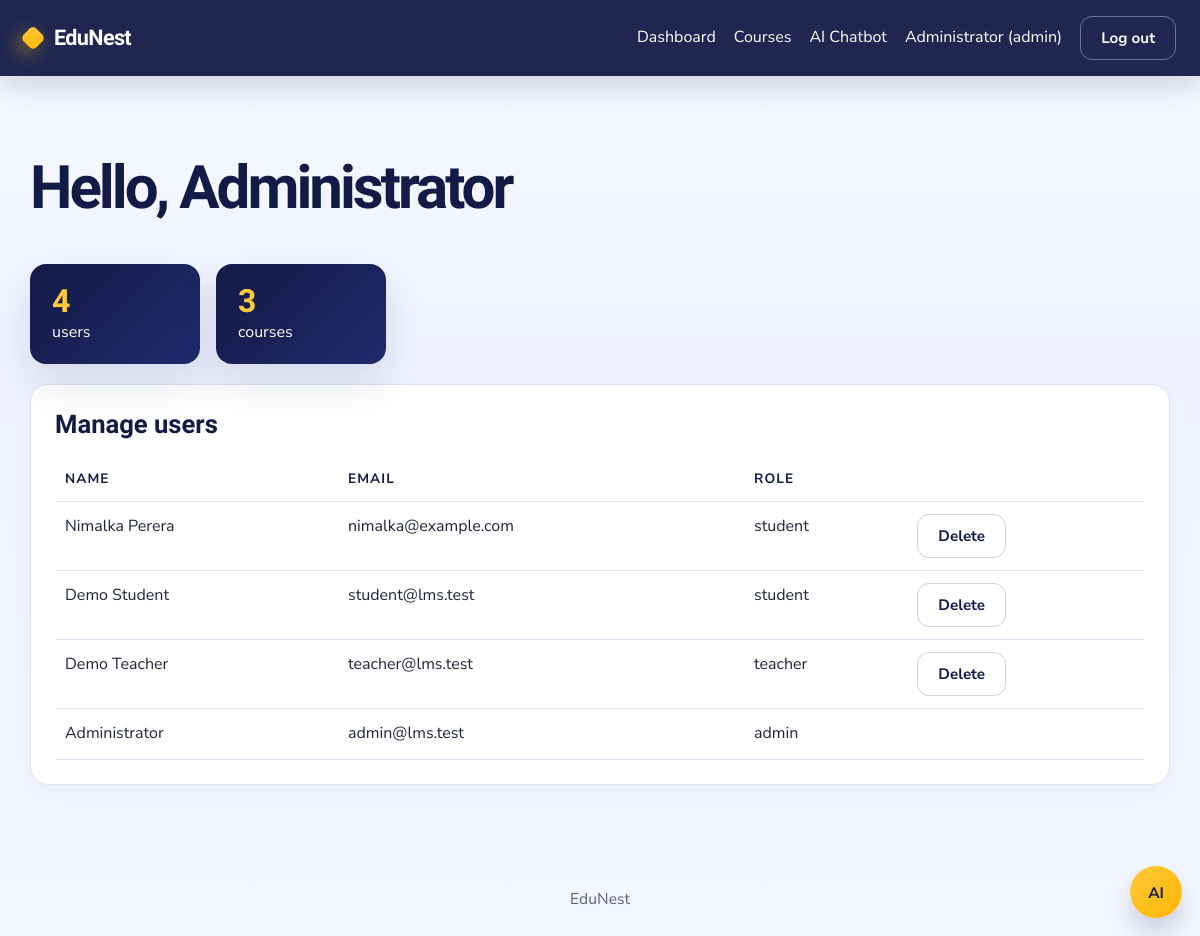
/dashboard.php (signed in), run on the app's committed database.
### tables this page shows
CREATE TABLE IF NOT EXISTS users(id INT AUTO_INCREMENT PRIMARY KEY,name VARCHAR(100) NOT NULL,email VARCHAR(120) NOT NULL UNIQUE,password VARCHAR(255) NOT NULL,role ENUM('admin','teacher','student') NOT NULL DEFAULT 'student',created_at TIMESTAMP DEFAULT CURRENT_TIMESTAMP);

### config.php (called while the page is built, shortened)
<?php
$pdo=new PDO('mysql:host=localhost;dbname=lms;charset=utf8mb4','lmsuser','lmspass',[PDO::ATTR_ERRMODE=>PDO::ERRMODE_EXCEPTION,PDO::ATTR_DEFAULT_FETCH_MODE=>PDO::FETCH_ASSOC]);
function e($s){return htmlspecialchars((string)$s,ENT_QUOTES,'UTF-8');}
function me(){return $_SESSION['u']??null;}
function q($sql,$p=[]){global $pdo;$s=$pdo->prepare($sql);$s->execute($p);return $s;}

### dashboard.php (the view, shortened to what this page needs)
<?php require 'config.php';$u=need();
$title='Dashboard';include 'header.php';echo '<h1>Hello, '.e($u['name']).'</h1>';
if($u['role']==='admin'):$us=q('SELECT * FROM users ORDER BY id DESC')->fetchAll();?>
<div class="stats"><div><b><?=count($us)?></b>users</div><div><b><?=q('SELECT COUNT(*) c FROM courses')->fetch()['c']?></b>courses</div></div>
<div class="card"><h2>Manage users</h2><table><tr><th>Name</th><th>Email</th><th>Role</th><th></th></tr>
<?php foreach($us as $r):?><tr><td><?=e($r['name'])?></td><td><?=e($r['email'])?></td><td><?=e($r['role'])?></td><td><?php if($r['role']!=='admin'):?><form method="post" onsubmit="return confirm('Delete this user?')"><?=f()?><button class="btn ghost" name="del" value="<?=$r['id']?>">Delete</button></form><?php endif;?></td></tr><?php endforeach;?></table></div>
<?php endif;include 'footer.php';

### header.php (shortened to what this page needs)
<?php $u=me();?><!doctype html><html lang="en"><head><meta charset="utf-8"><meta name="viewport" content="width=device-width,initial-scale=1">
<link rel="stylesheet" href="assets/style.css"></head><body>
<header class="top"><a class="brand" href="index.php"><span class="mark"></span>EduNest</a>
<nav><?php if($u):?><a href="dashboard.php">Dashboard</a><a href="courses.php">Courses</a><a href="chatbot.php">AI Chatbot</a><span class="who"><?=e($u['name'])?> (<?=e($u['role'])?>)</span><a class="btn ghost" href="logout.php">Log out</a>
<?php else:?><a href="login.php">Log in</a><a class="btn" href="register.php">Create account</a><?php endif;?></nav></header><main>

### footer.php (shortened to what this page needs)
</main>
<div class="floating-chatbot" id="floatingChatbot" aria-live="polite">
    <button type="button" class="chatbot-toggle" id="chatbotToggle" aria-label="Open AI assistant">AI</button>
</div>
<footer>EduNest</footer></body></html>

### assets/style.css (style rules this page uses)
:root { --navy:#121a46;--navy-2:#1e2a6b;--ink:#20263a;--gold:#ffc93c;--gold-2:#ffb703;--bg:#f4f7ff;--bg-2:#edf2ff;--card:#ffffff;--line:#dde4f3;--ok:#228b5a;--err:#d94747;--shadow:0 18px 40px rgba(18,26,70,.12);--blue:#2a6df6;--soft:#f7f9ff }
* { box-sizing:border-box }
body { margin:0;font:16px/1.6 'Nunito Sans',sans-serif;color:var(--ink);background:linear-gradient(180deg,#f9fbff 0%,#eef3ff 38%,#f4f7ff 100%) }
h1,h2,h3,.brand { font-family:Sora,sans-serif;color:var(--navy);line-height:1.2 }
h1 { font-size:clamp(2.5rem,5vw,4rem);letter-spacing:-.05em }
h2 { font-size:clamp(1.6rem,2vw,2.2rem) }
a { color:var(--navy);text-decoration:none }
main { max-width:1180px;margin:0 auto;padding:36px 20px 52px;min-height:80vh }
.top { position:sticky;top:0;z-index:10;display:flex;justify-content:space-between;align-items:center;padding:16px 24px;background:rgba(18,26,70,.94);backdrop-filter:blur(10px);box-shadow:0 10px 30px rgba(18,26,70,.18);flex-wrap:wrap;gap:12px }
.top nav { display:flex;align-items:center;gap:18px;flex-wrap:wrap }
.top a,.who { color:#fff;text-decoration:none }
.brand { font-size:1.35rem;margin:0!important;display:flex;align-items:center;gap:12px;font-weight:700;letter-spacing:-.03em }
.mark { width:18px;height:18px;background:linear-gradient(135deg,var(--gold),var(--gold-2));border-radius:5px;transform:rotate(45deg);display:inline-block;box-shadow:0 8px 18px rgba(255,185,0,.45) }
.btn { display:inline-flex;align-items:center;justify-content:center;background:linear-gradient(135deg,var(--gold),var(--gold-2));color:var(--navy)!important;border:0;padding:11px 20px;border-radius:12px;font:700 .95rem 'Nunito Sans';cursor:pointer;text-decoration:none;box-shadow:0 12px 22px rgba(255,185,0,.28);transition:transform .2s ease, box-shadow .2s ease }
.btn.ghost { background:transparent;border:1px solid rgba(255,255,255,.35);color:#fff!important;box-shadow:none }
.card .btn.ghost { color:var(--navy)!important;border-color:rgba(18,26,70,.2) }
.card { background:var(--card);border:1px solid var(--line);border-radius:18px;padding:24px;margin:0 0 20px;box-shadow:0 10px 26px rgba(18,26,70,.04) }
.card h2,.card h3 { margin-top:0;margin-bottom:16px }
.stats { display:flex;gap:16px;margin:0 0 20px;flex-wrap:wrap }
.stats div { background:linear-gradient(135deg,var(--navy),var(--navy-2));color:#fff;padding:18px 22px;border-radius:16px;min-width:170px;box-shadow:var(--shadow) }
.stats b { display:block;font:700 2rem Sora;color:var(--gold) }
table { width:100%;border-collapse:collapse;background:transparent }
th,td { text-align:left;padding:12px 10px;border-bottom:1px solid var(--line);vertical-align:top }
th { color:var(--navy);font-size:.85rem;text-transform:uppercase;letter-spacing:.08em }
.floating-chatbot { position:fixed;right:18px;bottom:18px;z-index:50 }
.chatbot-toggle { width:52px;height:52px;border:none;border-radius:50%;background:linear-gradient(135deg,var(--gold),var(--gold-2));color:var(--navy);font:700 .96rem 'Nunito Sans';box-shadow:0 14px 24px rgba(18,26,70,.18);cursor:pointer }
footer { text-align:center;padding:30px 18px 24px;color:#59637f;font-size:.98rem }

### data on the page
users: name "Nimalka Perera", email "nimalka@example.com", role "student", $r['id'] 4 (drawn)
users: name "Demo Student", email "student@lms.test", role "student", $r['id'] 3 (drawn)
users: name "Demo Teacher", email "teacher@lms.test", role "teacher", $r['id'] 2 (drawn)
users: name "Administrator", email "admin@lms.test", role "admin"

### other printed values
$u['name'] "Administrator"
$u['role'] "admin"
count($us) "4"
q('SELECT COUNT(*) c FROM courses')->fetch()['c'] "3"
